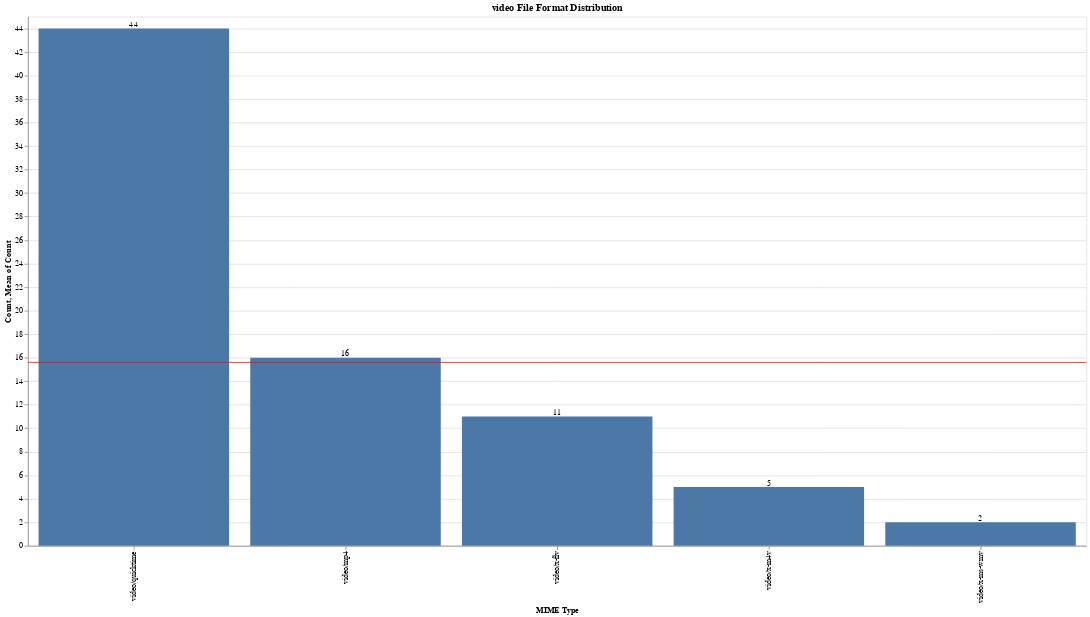

Write notebook code for a chart like this one.
### Markdown cell above
### How about a file format distribution?

What _kind_ of video files are present? We can discover this by checking their "media type", or [MIME type](https://en.wikipedia.org/wiki/Media_type).

### Code cell
video_mime_types = (
    video["mime_type_tika"]
    .value_counts()
    .head(5)
    .rename_axis("MIME Type")
    .reset_index(name="Count")
)

video_mimes_bar = (
    alt.Chart(video_mime_types)
    .mark_bar()
    .encode(x=alt.X("MIME Type:O", sort="-y"), y=alt.Y("Count:Q"))
)

video_mime_rule = (
    alt.Chart(video_mime_types).mark_rule(color="red").encode(y="mean(Count):Q")
)

video_mime_text = video_mimes_bar.mark_text(align="center", baseline="bottom").encode(
    text="Count:Q"
)

(video_mimes_bar + video_mime_rule + video_mime_text).properties(
    width=1400, height=700, title="video File Format Distribution"
)

### Figure 1 — Vega-Lite specification as saved in the notebook (floating-point values rounded to 4 significant figures)
{"config": {"view": {"continuousWidth": 400, "continuousHeight": 300}}, "layer": [{"mark": "bar", "encoding": {"x": {"field": "MIME Type", "sort": "-y", "type": "ordinal"}, "y": {"field": "Count", "type": "quantitative"}}}, {"mark": {"type": "rule", "color": "red"}, "encoding": {"y": {"aggregate": "mean", "field": "Count", "type": "quantitative"}}}, {"mark": {"type": "text", "align": "center", "baseline": "bottom"}, "encoding": {"text": {"field": "Count", "type": "quantitative"}, "x": {"field": "MIME Type", "sort": "-y", "type": "ordinal"}, "y": {"field": "Count", "type": "quantitative"}}}], "data": {"name": "data-0ced67be8cde6e896a0d781f4035023e"}, "height": 700, "title": "video File Format Distribution", "width": 1400, "$schema": "https://vega.github.io/schema/vega-lite/v4.17.0.json", "datasets": {"data-0ced67be8cde6e896a0d781f4035023e": [{"MIME Type": "video/quicktime", "Count": 44}, {"MIME Type": "video/mp4", "Count": 16}, {"MIME Type": "video/x-flv", "Count": 11}, {"MIME Type": "video/x-m4v", "Count": 5}, {"MIME Type": "video/x-ms-wmv", "Count": 2}]}}
